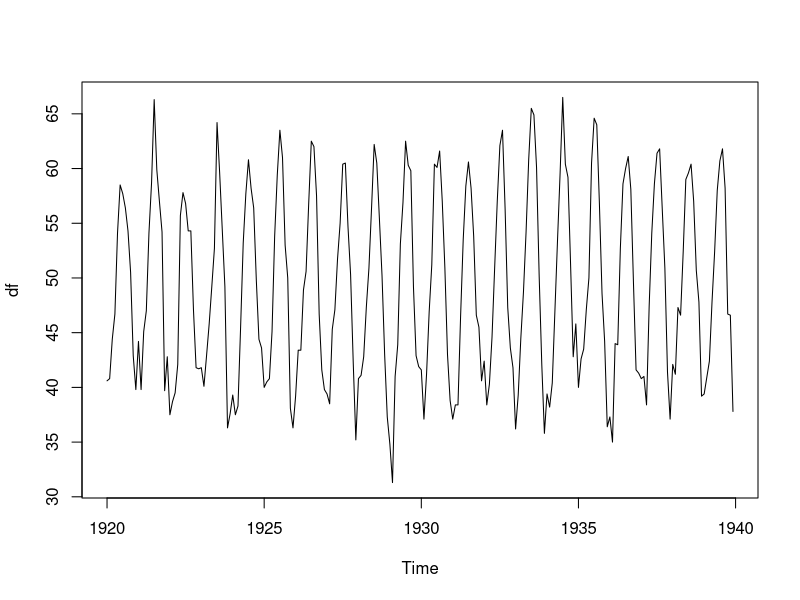
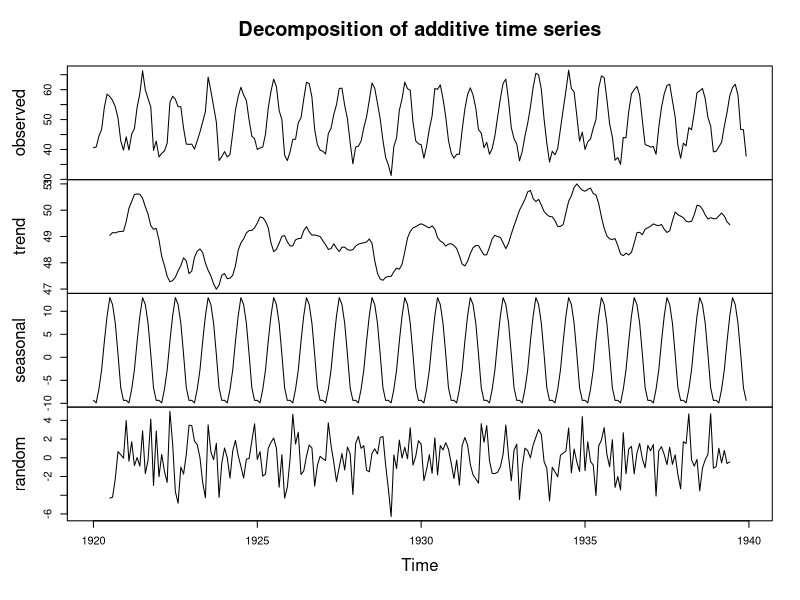
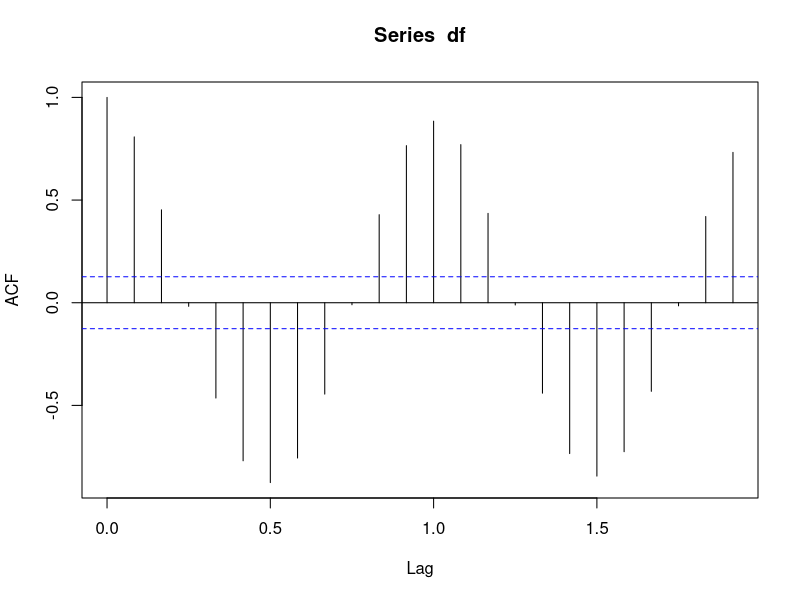

R code for these plots, in order: (Note: this script raises an error after producing the figures.)
df <- ts(nottem, start=c(1920,1), end=c(1939,12), frequency = 12)
df
options(repr.plot.width = 4, repr.plot.height = 4)
plot(df)
stationary <- decompose(df)
plot(stationary)
acf(df)

df_arima <- arima(df,order=c(9,0,0))
df_arima

library(forecast)
df_fit <- forecast(df_arima)
df_fit
plot(df_fit)

df_autoarima <- auto.arima(df)
df_autoarima
df_autoarima_forecast <- forecast(df_autoarima)
plot(df_autoarima_forecast)
